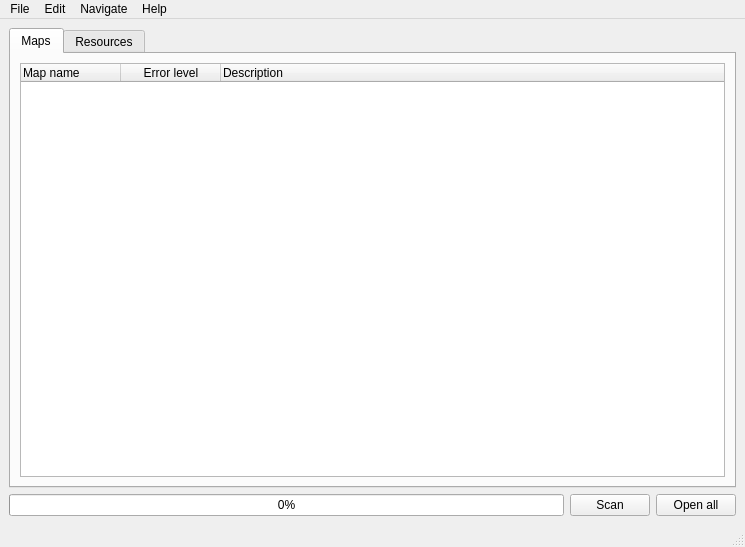
<?xml version="1.0" encoding="UTF-8"?>
<ui version="4.0">
 <class>WindowMain</class>
 <widget class="QMainWindow" name="WindowMain">
  <property name="geometry">
   <rect>
    <x>0</x>
    <y>0</y>
    <width>745</width>
    <height>547</height>
   </rect>
  </property>
  <property name="windowTitle">
   <string>Map Checker</string>
  </property>
  <widget class="QWidget" name="centralwidget">
   <layout class="QGridLayout" name="gridLayout">
    <item row="1" column="1">
     <layout class="QGridLayout" name="gridLayout_2">
      <item row="1" column="1">
       <widget class="QPushButton" name="buttonScan">
        <property name="styleSheet">
         <string notr="true"/>
        </property>
        <property name="text">
         <string>Scan</string>
        </property>
       </widget>
      </item>
      <item row="1" column="2">
       <widget class="QPushButton" name="buttonOpen_all">
        <property name="text">
         <string>Open all</string>
        </property>
       </widget>
      </item>
      <item row="0" column="0">
       <spacer name="horizontalSpacer">
        <property name="orientation">
         <enum>Qt::Horizontal</enum>
        </property>
        <property name="sizeHint" stdset="0">
         <size>
          <width>40</width>
          <height>0</height>
         </size>
        </property>
       </spacer>
      </item>
      <item row="1" column="0">
       <widget class="QProgressBar" name="progressBar">
        <property name="statusTip">
         <string/>
        </property>
        <property name="styleSheet">
         <string notr="true"/>
        </property>
        <property name="maximum">
         <number>1000000</number>
        </property>
        <property name="value">
         <number>0</number>
        </property>
        <property name="textVisible">
         <bool>true</bool>
        </property>
        <property name="orientation">
         <enum>Qt::Horizontal</enum>
        </property>
        <property name="invertedAppearance">
         <bool>false</bool>
        </property>
       </widget>
      </item>
     </layout>
    </item>
    <item row="0" column="1">
     <widget class="QTabWidget" name="widgetTabs">
      <property name="currentIndex">
       <number>0</number>
      </property>
      <widget class="QWidget" name="tab">
       <attribute name="title">
        <string>Maps</string>
       </attribute>
       <layout class="QGridLayout" name="gridLayout_4">
        <item row="0" column="0">
         <widget class="QTableWidget" name="widgetTableMaps">
          <property name="sortingEnabled">
           <bool>true</bool>
          </property>
          <attribute name="horizontalHeaderStretchLastSection">
           <bool>true</bool>
          </attribute>
          <attribute name="verticalHeaderShowSortIndicator" stdset="0">
           <bool>false</bool>
          </attribute>
          <column>
           <property name="text">
            <string>Map name</string>
           </property>
           <property name="textAlignment">
            <set>AlignLeft|AlignVCenter</set>
           </property>
          </column>
          <column>
           <property name="text">
            <string>Error level</string>
           </property>
          </column>
          <column>
           <property name="text">
            <string>Description</string>
           </property>
           <property name="textAlignment">
            <set>AlignLeft|AlignVCenter</set>
           </property>
          </column>
         </widget>
        </item>
       </layout>
      </widget>
      <widget class="QWidget" name="tab_2">
       <attribute name="title">
        <string>Resources</string>
       </attribute>
       <layout class="QGridLayout" name="gridLayout_3">
        <item row="1" column="0">
         <widget class="QTableWidget" name="widgetTableResources">
          <property name="sortingEnabled">
           <bool>true</bool>
          </property>
          <attribute name="horizontalHeaderStretchLastSection">
           <bool>true</bool>
          </attribute>
          <column>
           <property name="text">
            <string>Resource name</string>
           </property>
           <property name="textAlignment">
            <set>AlignLeft|AlignVCenter</set>
           </property>
          </column>
          <column>
           <property name="text">
            <string>Error level</string>
           </property>
           <property name="textAlignment">
            <set>AlignHCenter|AlignVCenter|AlignCenter</set>
           </property>
          </column>
          <column>
           <property name="text">
            <string>Description</string>
           </property>
           <property name="textAlignment">
            <set>AlignLeft|AlignVCenter</set>
           </property>
          </column>
         </widget>
        </item>
       </layout>
      </widget>
     </widget>
    </item>
   </layout>
  </widget>
  <widget class="QMenuBar" name="menubar">
   <property name="geometry">
    <rect>
     <x>0</x>
     <y>0</y>
     <width>745</width>
     <height>26</height>
    </rect>
   </property>
   <widget class="QMenu" name="menuFile">
    <property name="title">
     <string>File</string>
    </property>
    <addaction name="actionScan"/>
    <addaction name="actionScan_directory"/>
    <addaction name="separator"/>
    <addaction name="actionExit"/>
   </widget>
   <widget class="QMenu" name="menuHelp">
    <property name="title">
     <string>Help</string>
    </property>
    <addaction name="actionReport_a_problem"/>
    <addaction name="separator"/>
    <addaction name="actionAbout"/>
   </widget>
   <widget class="QMenu" name="menuEdit">
    <property name="title">
     <string>Edit</string>
    </property>
    <addaction name="actionCopy"/>
    <addaction name="actionSelect_all"/>
    <addaction name="separator"/>
    <addaction name="actionPreferences"/>
   </widget>
   <widget class="QMenu" name="menuNavigate">
    <property name="title">
     <string>Navigate</string>
    </property>
    <addaction name="actionOpen_selected_in_editor"/>
    <addaction name="actionOpen_selected_in_client"/>
   </widget>
   <addaction name="menuFile"/>
   <addaction name="menuEdit"/>
   <addaction name="menuNavigate"/>
   <addaction name="menuHelp"/>
  </widget>
  <widget class="QStatusBar" name="statusbar"/>
  <action name="actionAbout">
   <property name="text">
    <string>About</string>
   </property>
  </action>
  <action name="actionExit">
   <property name="text">
    <string>Exit</string>
   </property>
  </action>
  <action name="actionScan">
   <property name="text">
    <string>Scan</string>
   </property>
  </action>
  <action name="actionProperties">
   <property name="text">
    <string>Properties</string>
   </property>
  </action>
  <action name="actionCopy">
   <property name="text">
    <string>Copy</string>
   </property>
  </action>
  <action name="actionSelect_all">
   <property name="text">
    <string>Select all</string>
   </property>
  </action>
  <action name="actionOpen_selected_in_editor">
   <property name="text">
    <string>Open selected in editor</string>
   </property>
  </action>
  <action name="actionOpen_selected_in_client">
   <property name="text">
    <string>Open selected in client</string>
   </property>
  </action>
  <action name="actionPreferences">
   <property name="text">
    <string>Preferences</string>
   </property>
  </action>
  <action name="actionReport_a_problem">
   <property name="text">
    <string>Report a problem</string>
   </property>
  </action>
  <action name="actionScan_directory">
   <property name="text">
    <string>Scan directory...</string>
   </property>
  </action>
 </widget>
 <resources/>
 <connections>
  <connection>
   <sender>buttonScan</sender>
   <signal>clicked()</signal>
   <receiver>actionScan</receiver>
   <slot>trigger()</slot>
   <hints>
    <hint type="sourcelabel">
     <x>586</x>
     <y>495</y>
    </hint>
    <hint type="destinationlabel">
     <x>-1</x>
     <y>-1</y>
    </hint>
   </hints>
  </connection>
 </connections>
</ui>
